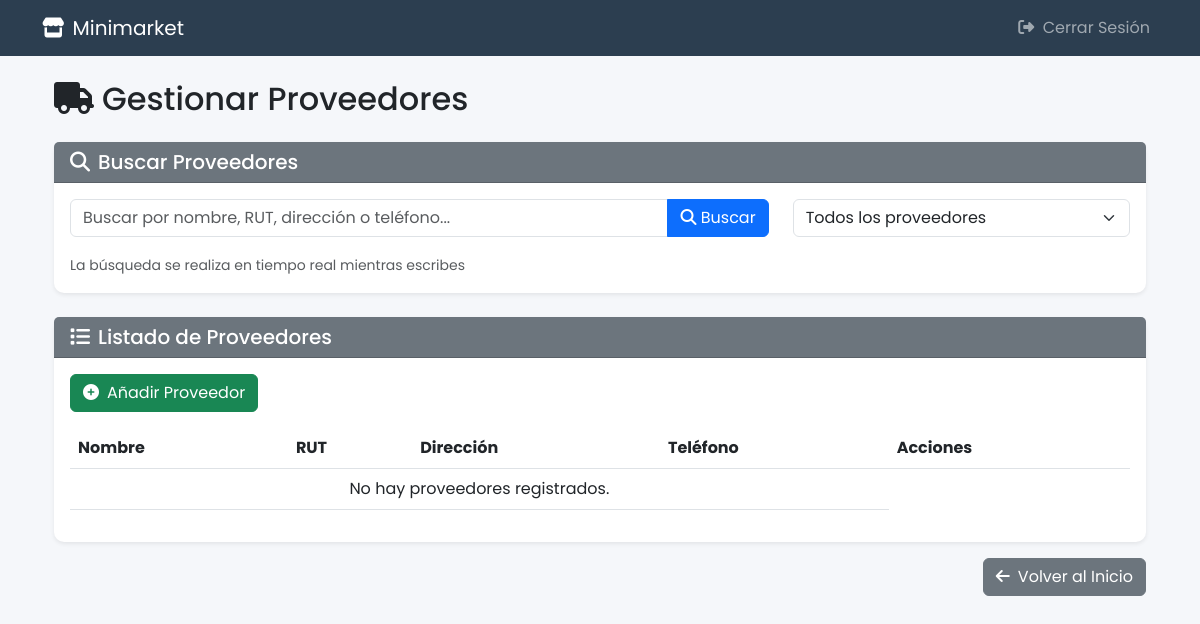
/gestionar-proveedores/ (signed in), run on an earlier commit of the app's database.
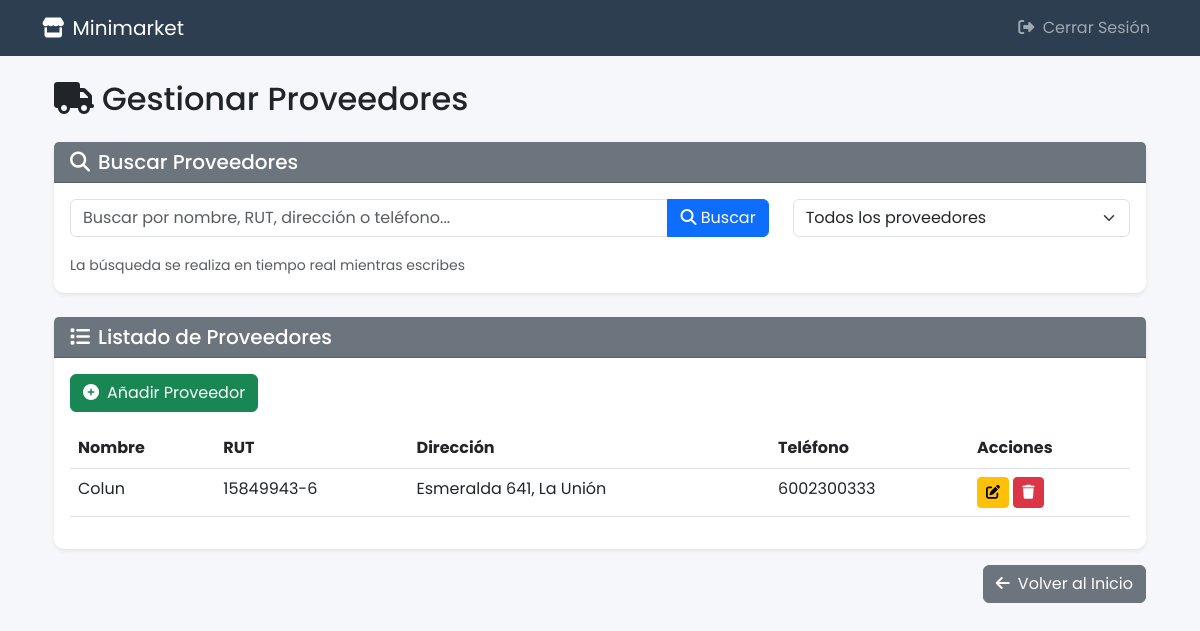
And on a later commit of the database.
### Tienda/models.py (models this page shows, shortened)
class Proveedor(models.Model):
    nombre_proveedor = models.CharField(max_length=100)
    rut = models.CharField(unique=True, max_length=30)
    direccion = models.CharField(max_length=200)
    telefono = models.PositiveIntegerField()

### Tienda/views.py (the view, shortened to what this page needs)
# urls.py: path('gestionar-proveedores/', views.gestionar_proveedores, name='gestionar_proveedores'),
@login_required
@user_passes_test(is_superuser, login_url='home') # Proteger y redirigir si no es superuser
def gestionar_proveedores(request):
    if not request.session.get('providers_access_granted', False):
        messages.warning(request, 'Debes verificar tu contraseña para acceder a la gestión de proveedores.')
        request.session['providers_access_granted'] = False
        return redirect('home')
    proveedores = Proveedor.objects.all().order_by('nombre_proveedor')
    proveedores = Proveedor.objects.all().order_by('nombre_proveedor')
    context = {
        'proveedores': proveedores
    }
    return render(request, 'Tienda/gestionar_proveedores.html', context)

### Tienda/views.py (called while the page is built)
def is_superuser(user):
    return user.is_superuser

### Tienda/templates/Tienda/gestionar_proveedores.html (shortened to what this page needs)
{% extends 'Tienda/base_layout.html' %}
{% block content %}
<div class="container mt-4">
    <h2 class="mb-4"><i class="fas fa-truck me-2"></i>Gestionar Proveedores</h2>
    <div class="card border-0 shadow-sm mb-4">
        <div class="card-header bg-secondary text-white">
            <h5 class="mb-0"><i class="fas fa-search me-2"></i>Buscar Proveedores</h5>
        </div>
        <div class="card-body">
            <div class="row">
                <div class="col-md-8">
                    <div class="input-group mb-3">
                        <input type="text" id="buscar-proveedor" class="form-control" placeholder="Buscar por nombre, RUT, dirección o teléfono...">
                        <button class="btn btn-primary" type="button" id="btn-buscar">
                            <i class="fas fa-search"></i> Buscar
                        </button>
                    </div>
                    <small class="text-muted">La búsqueda se realiza en tiempo real mientras escribes</small>
                </div>
                <div class="col-md-4">
                    <select id="filtro-proveedor" class="form-select">
                        <option value="">Todos los proveedores</option>
                    </select>
                </div>
            </div>
        </div>
    </div>
    <div class="card border-0 shadow-sm">
        <div class="card-header bg-secondary text-white">
            <h5 class="mb-0"><i class="fas fa-list me-2"></i>Listado de Proveedores</h5>
        </div>
        <div class="card-body">
            <button class="btn btn-success mb-3" data-bs-toggle="modal" data-bs-target="#nuevoProveedorModal">
                <i class="fas fa-plus-circle me-2"></i>Añadir Proveedor
            </button>
            <div class="table-responsive">
                <table class="table table-hover" id="tabla-proveedores">
                    <thead>
                        <tr>
                            <th>Nombre</th>
                            <th>RUT</th>
                            <th>Dirección</th>
                            <th>Teléfono</th>
                            <th>Acciones</th>
                        </tr>
                    </thead>
                    <tbody>
                        {% for proveedor in proveedores %}
                        <tr class="fila-proveedor" data-nombre="{{ proveedor.nombre_proveedor|lower }}" data-rut="{{ proveedor.rut }}" data-direccion="{{ proveedor.direccion|lower }}" data-telefono="{{ proveedor.telefono }}">
                            <td>{{ proveedor.nombre_proveedor }}</td>
                            <td>{{ proveedor.rut }}</td>
                            <td>{{ proveedor.direccion }}</td>
                            <td>{{ proveedor.telefono }}</td>
                            <td>
                                <button class="btn btn-sm btn-warning editar-proveedor" data-id="{{ proveedor.id }}" data-nombre="{{ proveedor.nombre_proveedor }}" data-rut="{{ proveedor.rut }}" data-direccion="{{ proveedor.direccion }}" data-telefono="{{ proveedor.telefono }}"><i class="fas fa-edit"></i></button>
                                <button class="btn btn-sm btn-danger eliminar-proveedor" data-id="{{ proveedor.id }}"><i class="fas fa-trash"></i></button>
                            </td>
                        </tr>
                        {% empty %}
                        <tr id="no-resultados">
                            <td colspan="4" class="text-center">No hay proveedores registrados.</td>
                        </tr>
                        {% endfor %}
                    </tbody>
                </table>
            </div>
        </div>
    </div>
    <div class="d-flex justify-content-end mt-3">
        <a href="{% url 'home' %}" class="btn btn-secondary">
            <i class="fas fa-arrow-left me-2"></i>Volver al Inicio
        </a>
    </div>
</div>
{% endblock %}

What changed in the data, as far as the page shows it:
added Proveedor: nombre_proveedor "Colun", rut "15849943-6", direccion "Esmeralda 641, La Unión", telefono "6002300333"
Also different on the page:
text no longer shown: "No hay proveedores registrados."
